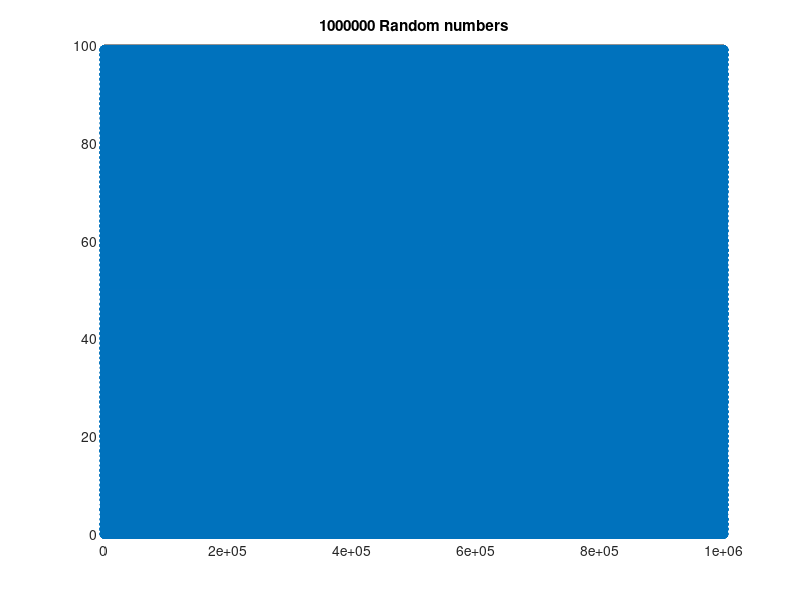

The MATLAB source for this figure: (Note: this script raises an error after producing the figure.)
% a random distribution 
% by Jessica Kintner, 4/3/2018
% 
vectorLength = 1000000;
randomDist = floor(100*rand(1, vectorLength));

figure(1)
plot(randomDist, 'o')
title([num2str(vectorLength) ' Random numbers']);

figure(2)
histogram(randomDist, 50);
title('Random numbers');
